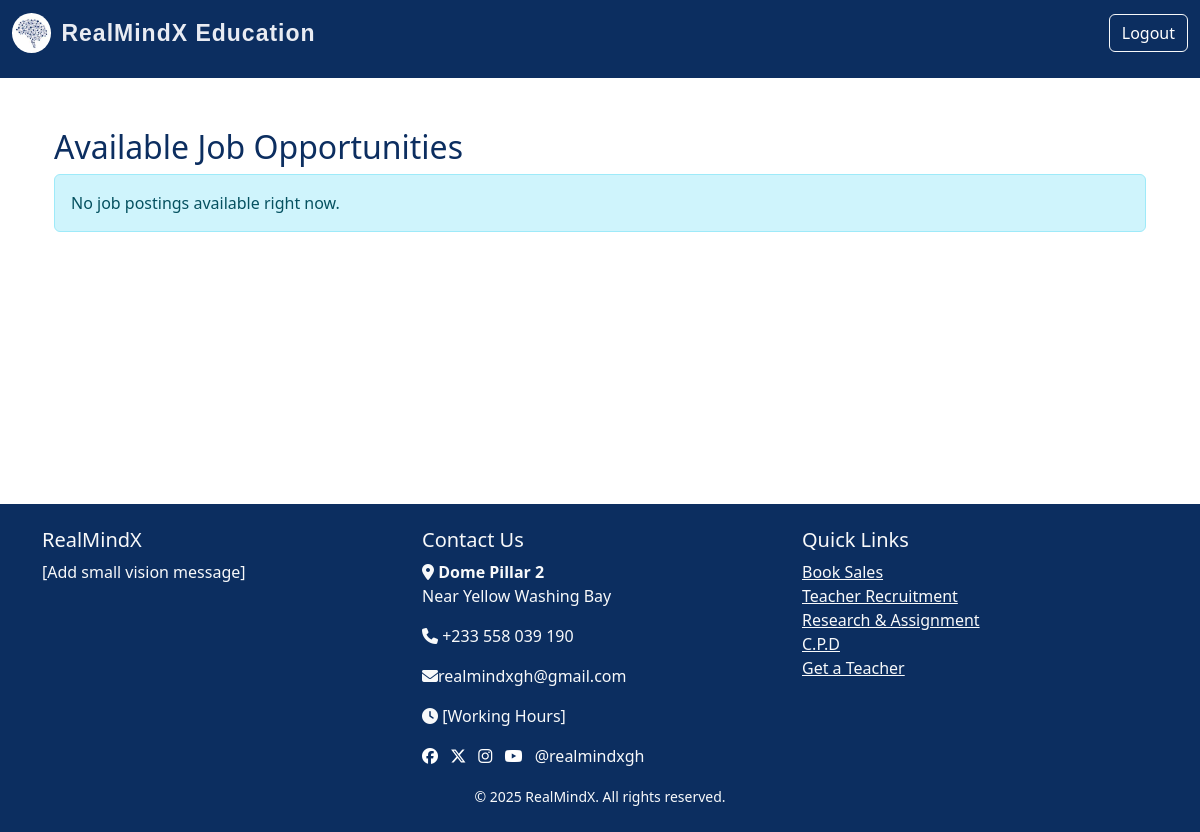
/users/dashboard (signed in), run on an earlier commit of the app's database.
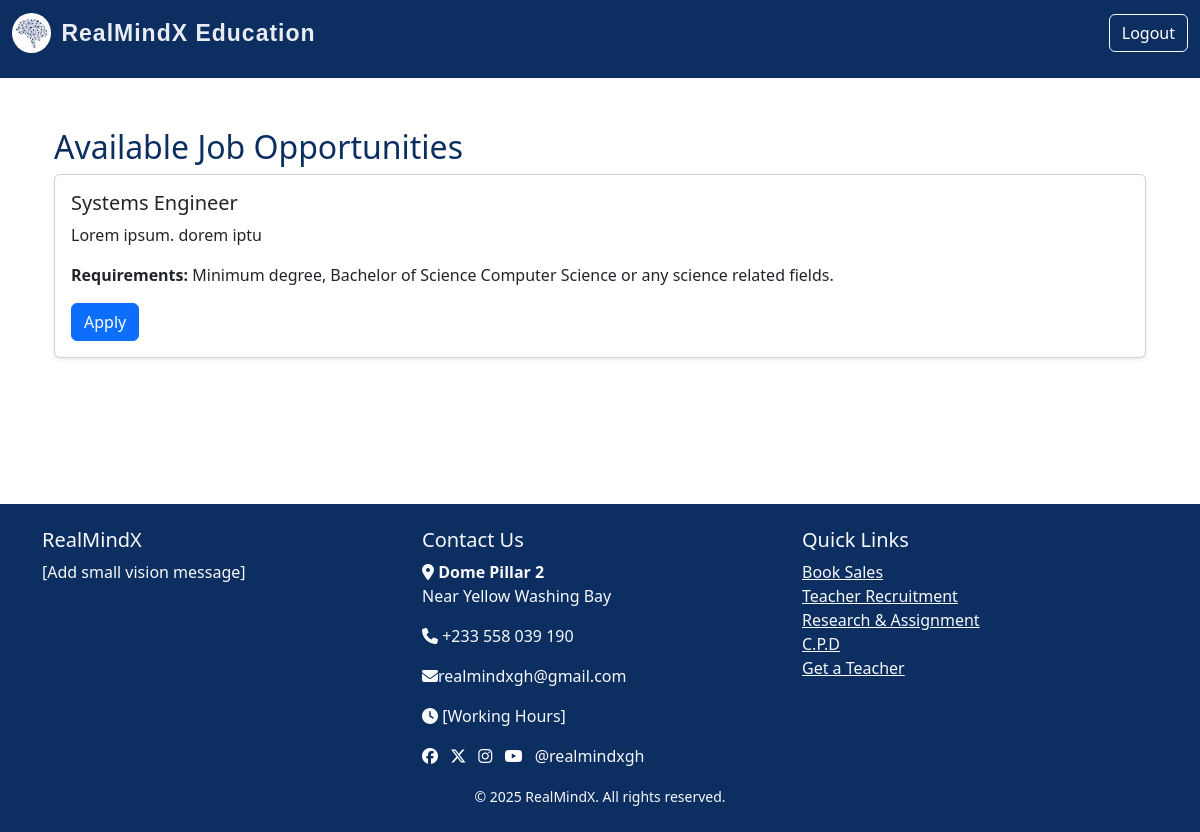
And on a later commit of the database.
### models.py (models this page shows)
class JobPost(db.Model):
    id = db.Column(db.Integer, primary_key=True)
    title = db.Column(db.String(150), nullable=False)
    description = db.Column(db.Text, nullable=False)
    job_type = db.Column(db.String(50))
    requirements = db.Column(db.Text, nullable=False)
    date_posted = db.Column(db.DateTime, default=datetime.utcnow)
    admin_id = db.Column(db.Integer, db.ForeignKey('admin.id'), nullable=False)
    applications = db.relationship('Application', backref='job', cascade='all, delete-orphan', lazy=True)

### routes.py (the view)
@app.route('/users/dashboard')
@login_required
def users_dashboard():
    if not isinstance(current_user, User):
        return redirect(url_for('admin_dashboard'))
    jobs = JobPost.query.order_by(JobPost.id.desc()).all()  # Get all jobs
    return render_template('users_dashboard.html', jobs=jobs)

### routes.py (called while the page is built)
@login_manager.user_loader
def load_user(user_id):
    try:
        user_type, id = user_id.split(":")
        if user_type == "user":
            return User.query.get(int(id))
        elif user_type == "admin":
            return Admin.query.get(int(id))
    except ValueError:
        return None

### templates/users_dashboard.html
{% extends "index.html" %}
{% block content %}
<div class="container py-4">
    <h2>Available Job Opportunities</h2>
    {% for job in jobs %}
    <div class="card mb-3 shadow-sm">
        <div class="card-body">
            <h5 class="card-title">{{ job.title }}</h5>
            <p class="card-text">{{ job.description }}</p>
            {% if job.requirements %}
            <p><strong>Requirements:</strong> {{ job.requirements }}</p>
            {% endif %}
            <a href="{{ url_for('apply', job_id=job.id) }}" class="btn btn-primary">Apply</a>
        </div>
    </div>
    {% else %}
    <div class="alert alert-info" role="alert">
        No job postings available right now.
    </div>
    {% endfor %}
</div>
{% endblock %}

What changed in the data, as far as the page shows it:
added JobPost: title "Systems Engineer", description "Lorem ipsum. dorem iptu", requirements "Minimum degree, Bachelor of Science Computer Science or any science related fields."
Also different on the page:
text no longer shown: "No job postings available right now."
